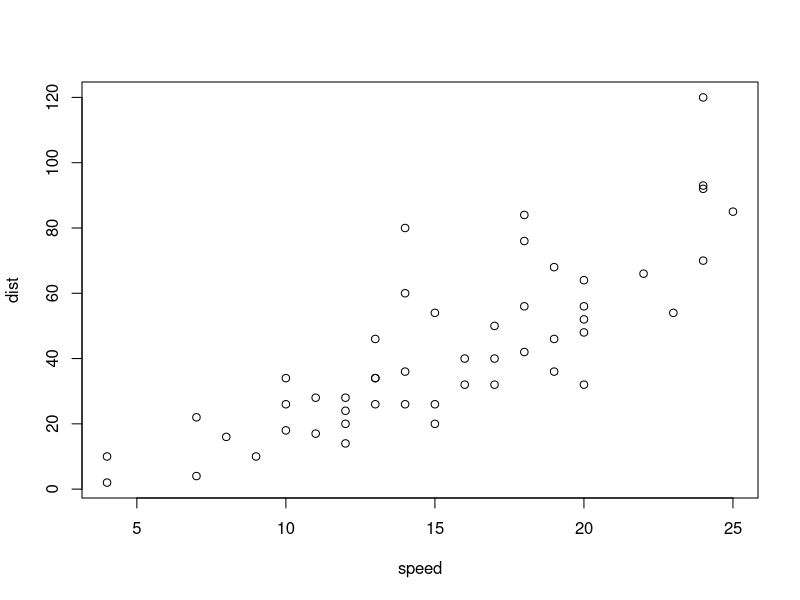
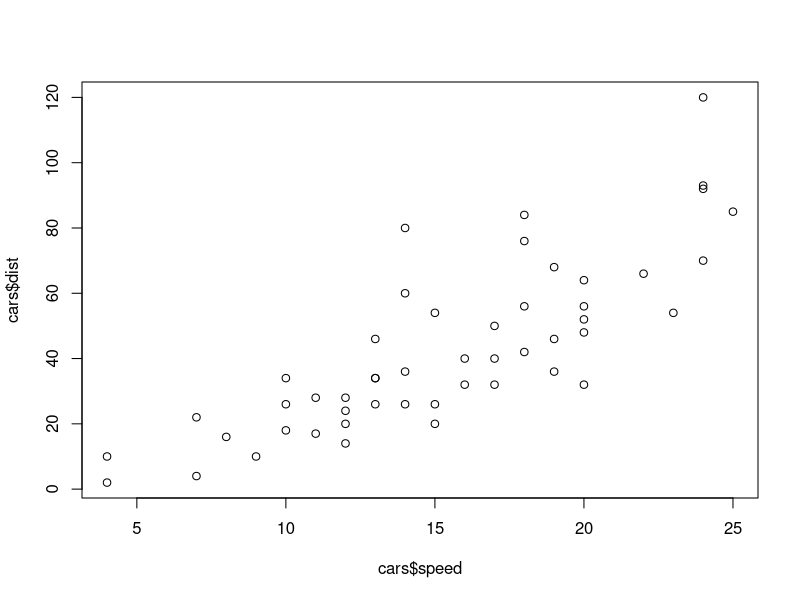
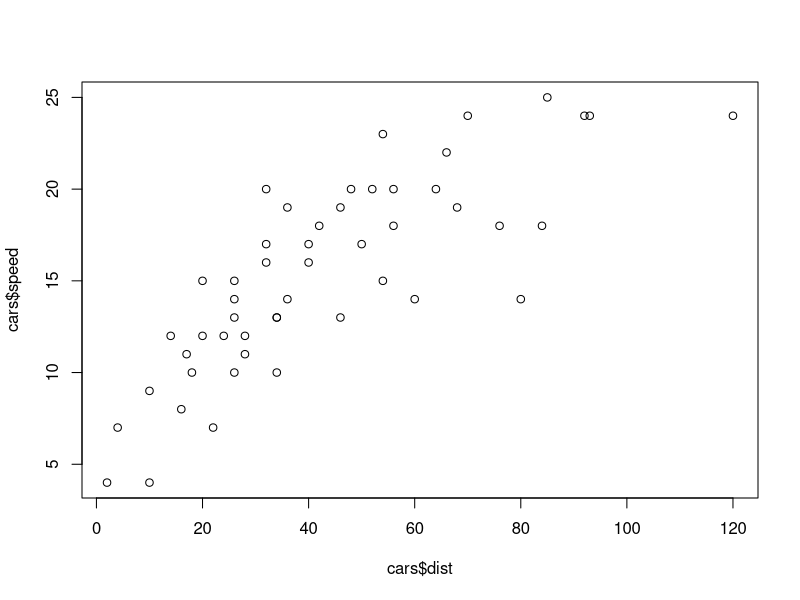
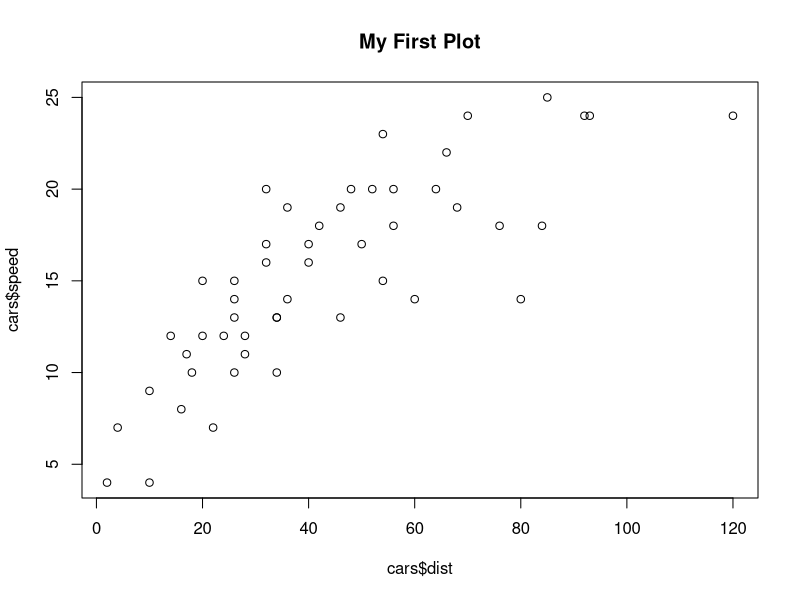
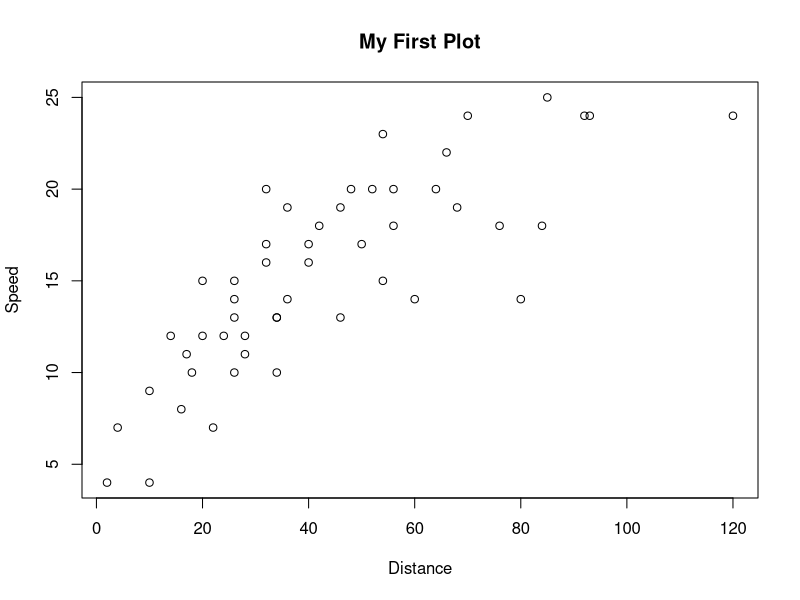
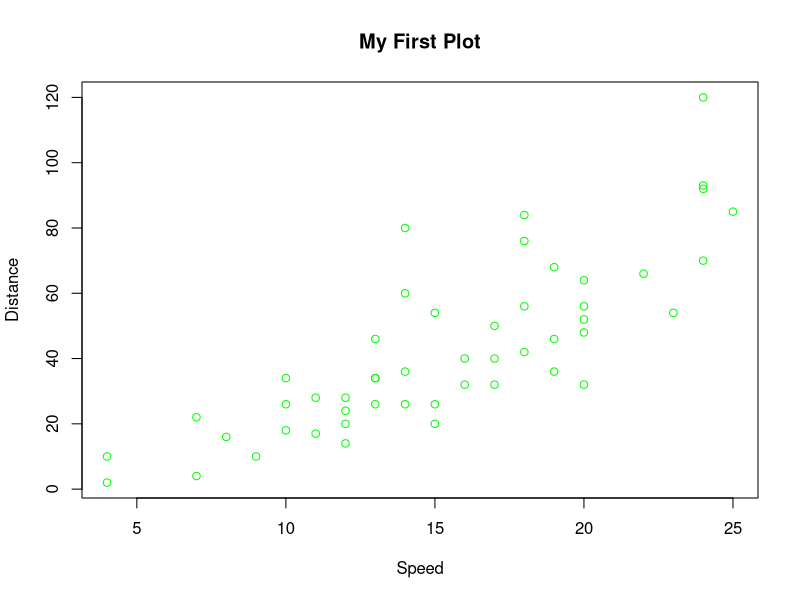
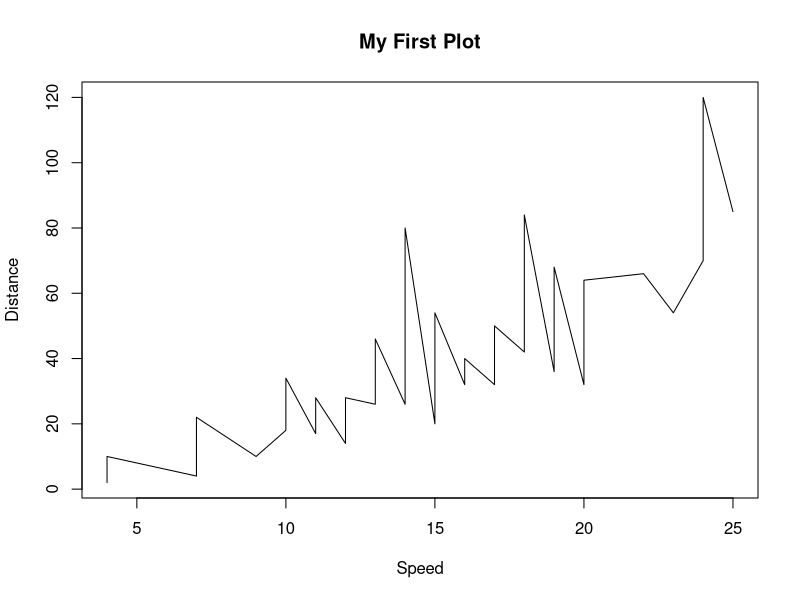
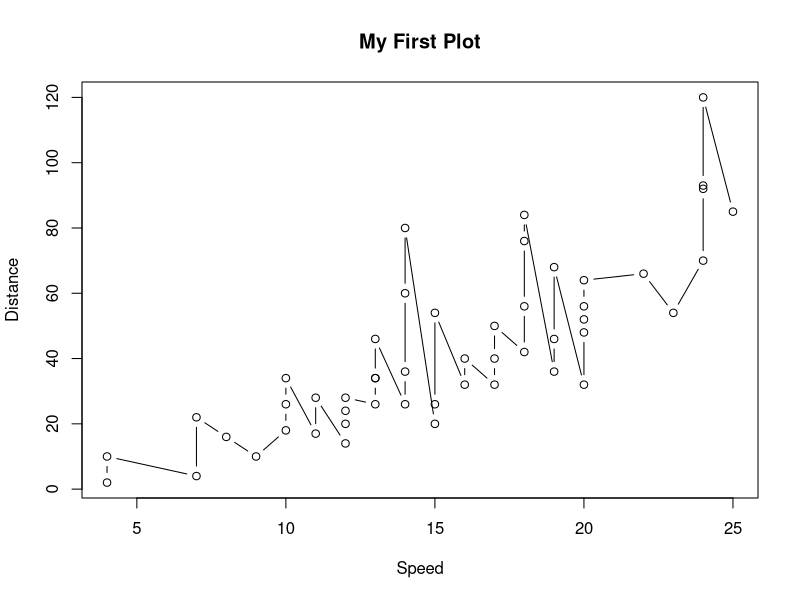

Here is the R script that generated these plots, in order:
#Plot is a default library of R
?plot

head(cars)

car=cars


#Now Plot the cars data
plot(cars)

#Another way of piloting by column name
plot(cars$speed,cars$dist)

#Interchange row and columns
plot(cars$dist,cars$speed)

#Add a title
plot(cars$dist,cars$speed,main="My First Plot")

#Change the Label name
plot(cars$dist,cars$speed,main="My First Plot",xlab = "Distance", ylab = "Speed")

#Change the color of plot
plot(cars,main="My First Plot",xlab = "Speed", ylab = "Distance",col="green")

#Create Line plot
plot(cars$speed,cars$dist,main="My First Plot",xlab = "Speed", ylab = "Distance","l")

#Both
plot(cars$speed,cars$dist,main="My First Plot",xlab = "Speed", ylab = "Distance","b")


#Histogram
plot(cars$speed,cars$dist,main="My First Plot",xlab = "Speed", ylab = "Distance","h")

